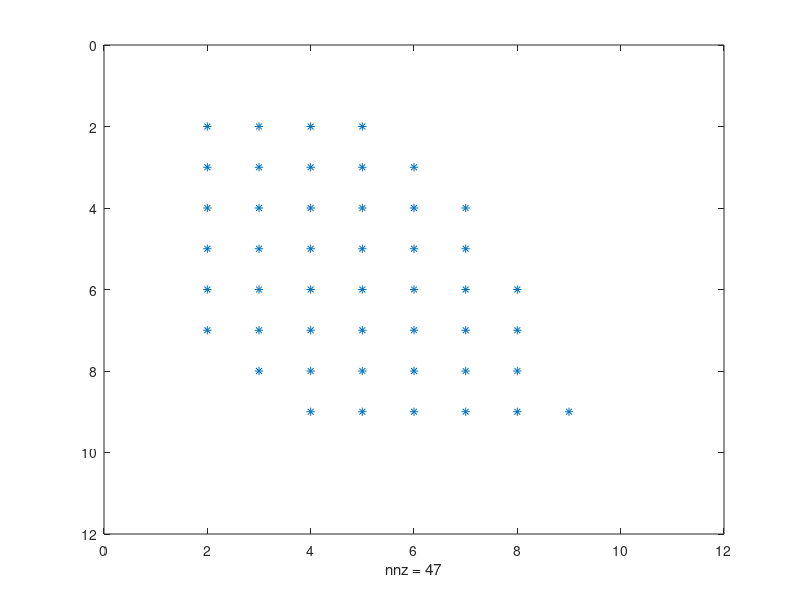
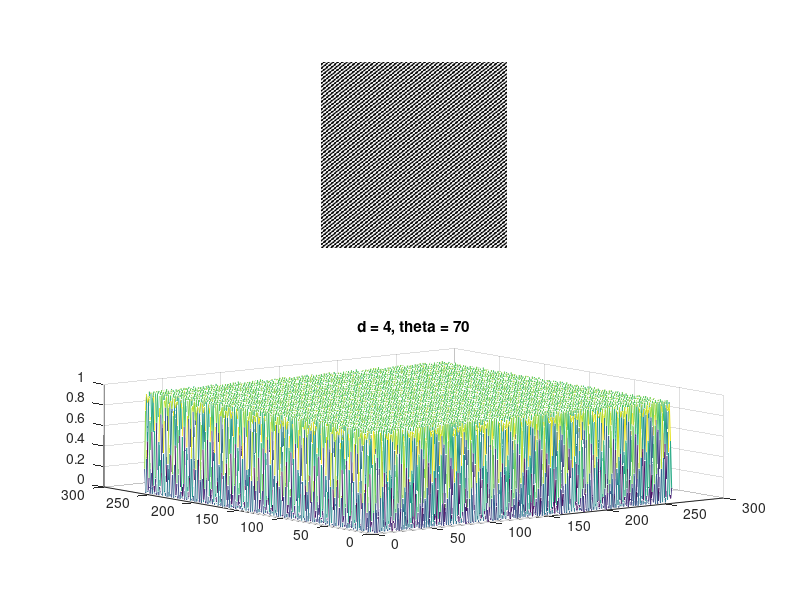
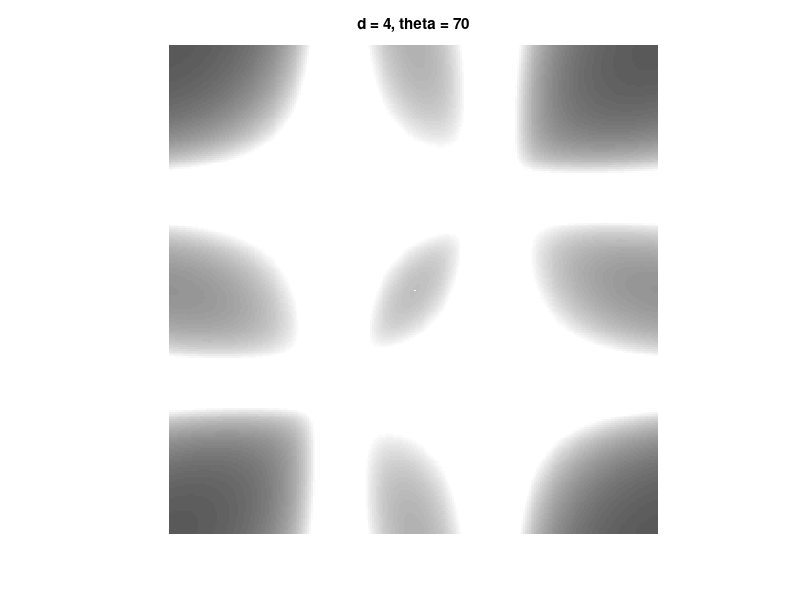
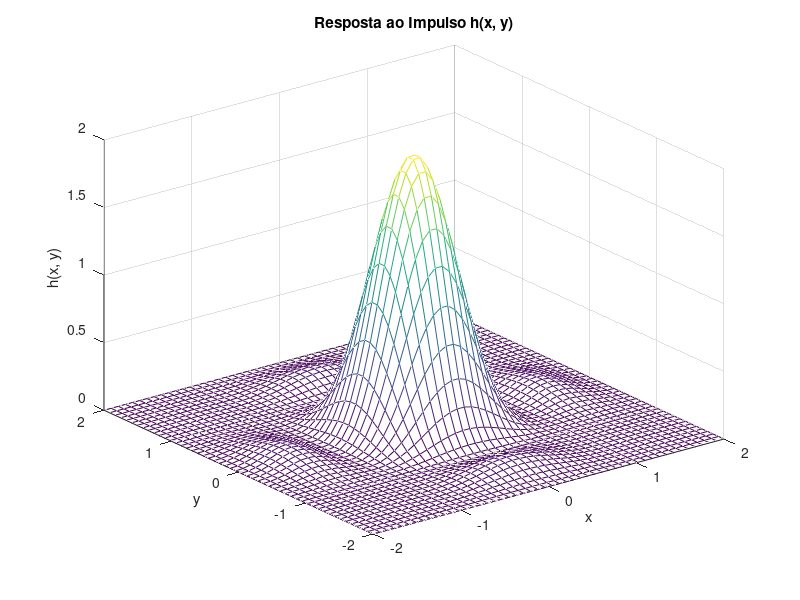

The MATLAB script that drew these images, in order: (Note: this script raises an error after producing the figures.)
echo on;
% COE784: Processamento Digital de Imagens
% Lista: Lab_cap2_basics
% Aluno: Miguel Angel Saavedra Lozano
% Professor: Eduardo Antonio Barros Da Silva
% 

%%
% Fazer o exercício 2.5, pag. 45 do livro, usando a função conv2. Usar tambem o comando
% spy para observar as regiões de suporte do filtro, do sinal e do sinal filtrado

% Define x(m, n)
x = [1 4 1; 2 5 3];
hi = [0 -1 1; -1 4 -1; 0 -1 0];
hii = [1 2 3];
hiii = [-2; 3; -1];
yi = conv2(x, hi, 'full');
yii = conv2(x, hii, 'full');
yiii = conv2(x, hiii, 'full');
spy(yi)
pause;
spy(yii)
pause;
spy(yiii)
% Fecha a figura ao final do ciclo
close(gcf);

%%
% Idem para o sinal x(m, n) representado pela matriz X e h(m, n) representado pela matriz h

X = [0 0 0 0 0 0 0; 
     1 1 1 1 0 0 0; 
     0 1 1 1 1 0 0; 
     0 0 1 1 1 1 0; 
     0 0 0 0 0 0 0];

h = [0 1 0 0 0;
     0 1 0 0 0;
     0 1 1 0 0;
     0 1 1 0 0;
     0 1 1 0 0;
     0 1 1 1 0;
     0 0 0 0 0];

Y = conv2(X, h);
spy(Y)
pause;
close(gcf);

%%
% Gere imagens senoidais de dimensões 256x556 usando a siguinte expressão:


% Definindo os parâmetros de a sinai:

d = [256, 150, 64*sqrt(2), 64, 25, 16*sqrt(2), 10, 4, 2, 1, 32, 32*sqrt(2), 16, 4];
theta = [0, 0, 0, 0, 90, 90, 90, 90, 90, 90, 45, 45, 30, 70];

% Definindo dimenssões 256x256
[m, n] = meshgrid(0:255, 0:255);

figure;
% Gerando a imagen
for i = 1:length(d)
    g = 0.5 + 0.5 * cos(2 * pi / d(i) * (m * cos(theta(i)) + n * sin(theta(i))));

    % Plotando a Imagen
    subplot(2, 1, 1);
    imshow(g, [])
    subplot(2, 1, 2);
    mesh(g)
    %colormap("gray")
    title(['d = ', num2str(d(i)), ', theta = ', num2str(theta(i))]);
    pause; 
end
% Fecha a figura ao final do ciclo
close(gcf);

% Nos resultados observamos as variações de d e theta, dentro disso,
% observamos que à medida que o valor de d diminui, a frequência do sinal
% aumenta; portanto, mais oscilações são observadas.
% Por outro lado, quando o valor de d aumenta, a oscilação do sinal é mais
% lenta, de modo que se pode assumir que d é o período espacial da
% senoide e define a velocidade com que o sinal oscila. O ângulo theta
% define a direção da senoide, de modo que se pode observar uma inclinação
% em graus no gráfico.
% Se observarmos a senoide de cima, podemos ver a representação da
% imagem gerada na parte superior. Para valores de d baixos, também se
% pode observar que é um sinal periódico.


%% 
% Plote (como uma imagem em níveis de cinza) a transformada de Fourier (DFT) de cada
% imagem do exemplo anterior. Comente sobre o significado de θ e d. Comente sobre o
% efeito da relação entre θ e d na DFT das imagens. O que acontece quando d = 1 e d = 2?
% Explique. Sugestão: use os comandos fft2 e fftshift. Se houver problemas com a faixa
% dinâmica plote o logaritmo do módulo da transformada de Fourier somado com 1.

% Definindo os parâmetros de a sinai:

d = [256, 150, 64*sqrt(2), 64, 25, 16*sqrt(2), 10, 4, 2, 1, 32, 32*sqrt(2), 16, 4];
theta = [0, 0, 0, 0, 90, 90, 90, 90, 90, 90, 45, 45, 30, 70];
% Definindo dimenssões 256x256
[m, n] = meshgrid(0:255, 0:255);

figure;
% Gerando a imagen
for i = 1:length(d)
    g = 0.5 + 0.5 * cos(2 * pi / d(i) * (m * cos(theta(i)) + n * sin(theta(i))));
    % Calcular a Transformada de Fourier
    F = fft2(g);
    F_2 = abs(fftshift(F));
    
    % Adicionar 1 ao módulo para evitar log(0)
    F_2 = F_2 + 1;
    
    % Calcular o logaritmo do módulo
    log_F_2 = log(F_2);
    % Plotando a Imagen
    imshow(log_F_2)
    title(['d = ', num2str(d(i)), ', theta = ', num2str(theta(i))]);
    pause; 
end
% Fecha a figura ao final do ciclo
close(gcf);


% A transformada de Fourier nos permite observar as frequências altas e 
% baixas na imagem, neste caso, quando d = 1 significa que atinge sua 
% máxima frequência espacial na imagem. Portanto, quando temos valores de 
% frequência altos, vamos observar picos mais brilhantes, esses indicam os 
% componentes de frequência mais fortes. Quando os valores de d são altos, 
% indica uma menor velocidade na frequência, por isso, quanto maior o valor 
% observamos apenas pontos ou componentes de frequência mais fracos. O valor 
% de theta indica que a senoide oscila na direção vertical.                 
% Quando o valor de theta é 0, a senoide oscila de forma horizontal, por
% isso observa-se uma linha reta ou alguns pontos no eixo horizontal ou 
% eixo m. Quando d é muito grande, observa-se uma oscilação suave. À 
% medida que d diminui, sem alterar o ângulo theta, observa-se uma 
% representação com pontos no eixo horizontal.
% As variações na intensidade do brilho da imagem são devidas a um
% aumento da frequência e uma variação no ângulo theta. Ou seja, à medida
% que o sinal se desloca no eixo vertical, observam-se componentes com
% frequências mais fortes.



%%
%  De acordo com o exemplo 2.2, pp. 22 do livro texto, plotar no intervalo ([-2,2],[-2,2]) a
% resposta ao impulso h(x, y), para x0 = y0 = 0 usando uma matriz de 50×50. Sugestão:
% usar as funções mesh e meshgrid.

x0 = 0;
y0 = 0;
N = 50;

x = linspace(-2, 2, N);
y = linspace(-2, 2, N);
[X, Y] = meshgrid(x, y);

% Calculando a resposta ao impulso h(x, y)
h = 2 * (sin(pi * (X - x0)).^2 ./ (pi * (X - x0)).^2) .* (sin(pi * (Y - y0)).^2 ./ (pi * (Y - y0)).^2);
% Plotando a resposta ao impulso
figure;
mesh(X, Y, h);
xlabel('x');
ylabel('y');
zlabel('h(x, y)');
title('Resposta ao Impulso h(x, y)');
pause;
close(gcf);
%%
% Plotar a transformada de Fourier do exemplo anterior. Sugestão: usar as funções fft,
% fftshift e mesh.

x0 = 0;
y0 = 0;
N = 50;

x = linspace(-2, 2, N);
y = linspace(-2, 2, N);
[X, Y] = meshgrid(x, y);

% Calculando a resposta ao impulso h(x, y)
h = 2 * (sin(pi * (X - x0)).^2 ./ (pi * (X - x0)).^2) .* (sin(pi * (Y - y0)).^2 ./ (pi * (Y - y0)).^2);
% Plotando a resposta ao impulso
figure;
F = fft2(h);
F_2 = abs(fftshift(F));
    
% Adicionar 1 ao módulo para evitar log(0)
F_2 = F_2 + 1;
    
% Calcular o logaritmo do módulo
log_F_2 = log(F_2);
% Plotando a Imagen
imshow(log_F_2)
pause;
close(gcf);
%%

% Carregue a imagem zelda_s.tif. Mostre a imagem e o logaritmo do módulo 
% da transformada de Fourier somado com um (como uma imagem em níveis de 
% cinza). Interprete a transformada de Fourier. Repita o exemplo para a 
% imagem text2.


% Carregar a imagem
img = imread('zelda.tif'); 
img2 = imread('text2.tif'); 

% Calcular a Transformada de Fourier
F = abs(fftshift(fft2(double(img))));
F2 = abs(fftshift(fft2(double(img2))));

% Adicionar 1 ao módulo para evitar log(0)
% Calcular o logaritmo do módulo 
log_F_magnitude = log(F + 1);
log_F2_magnitude = log(F2 + 1);


% Mostrar a imagem original
figure;
set(gcf, 'Position', [50, 50, 1100, 600]);
subplot(2,2,1);
imshow(img_gray, []);
title('Imagem Original em Escala de Cinza');

% Mostrar o logaritmo do módulo da Transformada de Fourier
subplot(2,2,2);
imshow(log_F_magnitude, []);
title('Log do Módulo da Transformada de Fourier');

subplot(2,2,3);
imshow(img2_gray, []);
title('Imagem Original em Escala de Cinza');

% Mostrar o logaritmo do módulo da Transformada de Fourier
subplot(2,2,4);
imshow(log_F2_magnitude, []);
title('Log do Módulo da Transformada de Fourier');

% Ajustar a escala para visualização
colormap('gray');
colorbar;

% Quando você tenta calcular a transformação furier, nada aparece,
% então nenhuma influência das outras frequências é vista. Para
% que é o log calculado para que as diferenças nas intenções sejam
% atenuadas.

% Imagem 'zelda.tif': Esta imagem pode ter mais áreas suaves com menos 
% detalhes finos, resultando em uma Transformada de Fourier com componentes 
% de baixa frequência mais proeminentes (centro mais escuro) e menos 
% componentes de alta frequência.

% Imagem 'text2.tif': Esta imagem pode ter mais detalhes finos e padrões 
% repetitivos, resultando em uma Transformada de Fourier com mais 
% componentes de alta frequência (bordas mais claras) e um espectro de 
% frequência mais variado.

pause;
close(gcf);

echo off;